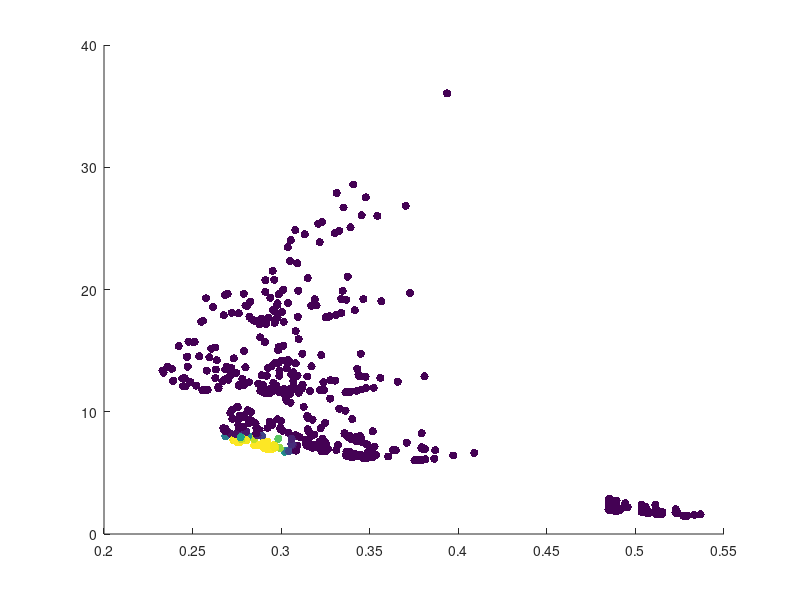

This chart was generated by the following MATLAB code: (Note: this script raises an error after producing the figure.)
clc
clear
close all

folders = strcat({'..\'}, {'data','src'});
for k = 1:length(folders)
    addpath(folders{k})
end
%% Loading data
% loading the experiments data
load('Exp_Env_Data_Constrained.mat')
load('Exp_data_BootCamp_median_beta_0_05.mat')
%load('Plotting_Data.mat')
exp_result_Boot=returnedtruesettingbeta005;
frquency_Boot=sum(exp_result_Boot);
return_amount_Boot=sum(exp_result_Boot,2);
true_mean(:,1)=1+true_mean(:,1);%Change the negative utility rate to idle rate

fesible_systems=true_mean(true_mean(:,2)<feasible,:);
[optimal_primary,optimal_index]=min(fesible_systems(:,1));
optimal_system=fesible_systems(optimal_index,:);
%% Gnerating Used Plots
%Two figures were generated om thi sub block, which is the Fig6 in the
%first version manuscipt
figure
scatter(true_mean(:,1),true_mean(:,2),[],frquency_half,'filled')
hold on
p1=scatter(optimal_system(:,1),optimal_system(:,2),[],'r',LineWidth=1.5);
hold on
p2=yline(feasible,'r',LineWidth=1.5);
xlim([0.26 0.32])
ylim([6 9])
xlabel('Expected Average Idle Rate')
ylabel('Expected Average Waiting Time')
cb=colorbar();
ylabel(cb,'Frequency of Being Returned','FontSize',15,'Rotation',270,Position=[3.760952495393299,490.7676050786943,0])
cb.Ticks = 0:100:1000;
cb.TickLabels = num2cell(0:0.1:1) ;
h1=legend([p1 p2],{'Acceptable System','Constraint'});
set( h1, 'Box', 'on','Position',[0.148809449995557,0.185317463084818,0.367857134608286,0.120238091974032]) ;
set(gca,"LineWidth",1.5,"FontSize",15)
f = gcf;
savefig('Constrained_Opt\Frequency_Half_Constrian_Local.fig')
exportgraphics(f,'Constrained_Opt\Frequency_Half_Constrian_Local.png','Resolution',600)

figure
scatter(true_mean(:,1),true_mean(:,2),[],frquency_Boot,'filled')
hold on
scatter(optimal_system(:,1),optimal_system(:,2),[],'r',LineWidth=1.5)
hold on
yline(feasible,'r',LineWidth=1.5)
xlabel('Expected Average Idle Rate')
ylabel('Expected Average Waiting Time')
cb=colorbar();
caxis([0,1000])
cb.Ticks = 0:100:1000;
cb.TickLabels = num2cell(0:0.1:1) ;
ylabel(cb,'Frequency of Being Returned','FontSize',15,'Rotation',270,Position=[3.760952495393299,490.7676050786943,0])
xlim([0.26 0.32])
ylim([6 9])
set(gca,"LineWidth",1.5,"FontSize",15)
f = gcf;
savefig('Constrained_Opt\Frequency_Boot_Constrian_Local.fig')
exportgraphics(f,'Constrained_Opt\Frequency_Boot_Constrian_Local.png','Resolution',600)

%% Gnerating full plots
%In this subsection, we generated 4 colored scatter plots corresponding to
%3 different confidence regions and BOOTCOMP
optimal_system=fesible_systems(optimal_index,:);

true_mean=flip(true_mean);
frquency_ellipse=flip(frquency_ellipse);
frquency_box=flip(frquency_box);
frquency_half=flip(frquency_half);
frquency_Boot=flip(frquency_Boot);
figure
scatter(true_mean(:,1),true_mean(:,2),[],frquency_ellipse,'filled')
%title('Returned Frequency Ellipse')
hold on
p1=scatter(optimal_system(:,1),optimal_system(:,2),[],'r');
hold on
p2=yline(feasible,'r');
xlabel('Expected Average Idle Rate')
ylabel('Expected Average Waiting Time')
cb=colorbar();
ylabel(cb,'Propotion Being Returned','FontSize',11,'Rotation',270,Position=[3.38,503,0])
cb.Ticks = 0:100:1000;
cb.TickLabels = num2cell(0:0.1:1) ;
h1=legend([p1 p2],{'Acceptable System','Constraint'});
set( h1, 'Box', 'on', 'Color', [0.8,0.8,0.8], 'EdgeColor', get( h1, 'Color' )) ;
f = gcf;
savefig('Constrained_Opt\Frequency_Ellipe_full.fig')
exportgraphics(f,'Constrained_Opt\Frequency_Ellipe_full.png','Resolution',600)

figure
scatter(true_mean(:,1),true_mean(:,2),[],frquency_box,'filled')
colorbar
%title('Returned Frequency Box')
hold on
scatter(optimal_system(:,1),optimal_system(:,2),[],'r')
hold on
yline(feasible,'r')
xlabel('Expected Average Idle Rate')
ylabel('Expected Average Waiting Time')
cb=colorbar();
ylabel(cb,'Propotion Being Returned','FontSize',11,'Rotation',270,Position=[3.38,503,0])
cb.Ticks = 0:100:1000;
cb.TickLabels = num2cell(0:0.1:1) ;
f = gcf;
savefig('Constrained_Opt\Frequency_Box_full.fig')
exportgraphics(f,'Constrained_Opt\Frequency_Box_full.png','Resolution',600)

figure
scatter(true_mean(:,1),true_mean(:,2),[],frquency_half,'filled')%Scatter
%title('Returned Frequency Ellipse')
hold on
p1=scatter(optimal_system(:,1),optimal_system(:,2),[],'r');%Optimal system
hold on
p2=yline(feasible,'r');%Constraint
xlabel('Expected Average Idle Rate')%Labels
ylabel('Expected Average Waiting Time')
cb=colorbar();
ylabel(cb,'Propotion Being Returned','FontSize',11,'Rotation',270,Position=[3.38,503,0])
cb.Ticks = 0:100:1000;%Colorbar ticks
cb.TickLabels = num2cell(0:0.1:1) ;
h1=legend([p1 p2],{'Acceptable System','Constraint'});%Legend
set( h1, 'Box', 'on', 'Color', [0.8,0.8,0.8], 'EdgeColor', get( h1, 'Color' )) ;
rectangle('Position',[0.26 6 0.06 3])
f = gcf;%Saving graph
savefig('Constrained_Opt\Frequency_Half_full.fig')
exportgraphics(f,'Constrained_Opt\Frequency_Half_full.png','Resolution',600)

figure
scatter(true_mean(:,1),true_mean(:,2),[],frquency_Boot,'filled')
%title('Returned Frequency Ellipse')
hold on
p1=scatter(optimal_system(:,1),optimal_system(:,2),[],'r');
hold on
p2=yline(feasible,'r');
xlabel('Expected Average Idle Rate')
ylabel('Expected Average Waiting Time')
cb=colorbar();
ylabel(cb,'Propotion Being Returned','FontSize',11,'Rotation',270,Position=[3.38,503,0])
caxis([0,1000])
cb.Ticks = [0:100:1000];
cb.TickLabels = num2cell(0:0.1:1) ;
rectangle('Position',[0.26 6 0.06 3])
f = gcf;
savefig('Constrained_Opt\Frequency_Boot_full.fig')
exportgraphics(f,'Constrained_Opt\Frequency_Boot_full.png','Resolution',600)

%% Gnerating zoom-in plots
%In this subsection, we generated 4 local behavior of 
% colored scatter plots corresponding to 3 different confidence regions and
% BOOTCOMP. These were for zoom-in plots, whcih is not used.
figure
scatter(true_mean(:,1),true_mean(:,2),[],frquency_ellipse,'filled')
%title('Returned Frequency Ellipse')
hold on
p1=scatter(optimal_system(:,1),optimal_system(:,2),[],'r');
hold on
p2=yline(feasible,'r');
xlim([0.26 0.32])
ylim([6 9])
f = gcf;
savefig('Constrained_Opt\Frequency_Ellipsoid_local.fig')
exportgraphics(f,'Constrained_Opt\Frequency_Ellipsoid_local.png','Resolution',600)

figure
scatter(true_mean(:,1),true_mean(:,2),[],frquency_box,'filled')
%title('Returned Frequency Box')
hold on
scatter(optimal_system(:,1),optimal_system(:,2),[],'r')
hold on
yline(feasible,'r')
xlim([0.26 0.32])
ylim([6 9])
f = gcf;
savefig('Constrained_Opt\Frequency_Box_local.fig')
exportgraphics(f,'Constrained_Opt\Frequency_Box_local.png','Resolution',600)

figure
scatter(true_mean(:,1),true_mean(:,2),[],frquency_half,'filled')
%title('Returned Frequency Half')
hold on
scatter(optimal_system(:,1),optimal_system(:,2),[],'r')
hold on
yline(feasible,'r')
xlim([0.26 0.32])
ylim([6 9])
f = gcf;
savefig('Constrained_Opt\Frequency_Half_local.fig')
exportgraphics(f,'Constrained_Opt\Frequency_Half_local.png','Resolution',600)

figure
scatter(true_mean(:,1),true_mean(:,2),[],frquency_Boot,'filled')
caxis([0 1000])
%title('Returned Frequency Boot')
hold on
scatter(optimal_system(:,1),optimal_system(:,2),[],'r')
hold on
yline(feasible,'r')
xlim([0.26 0.32])
ylim([6 9])
f = gcf;
savefig('Constrained_Opt\Frequency_Boot_local.fig')
exportgraphics(f,'Constrained_Opt\Frequency_Boot_local.png','Resolution',600)
%% Reporting Type I error and Generating Returned Amount Histo
disp('Type I error of FOSSA Ellipsoid is')
frquency_ellipse(find(true_mean(:,1) ==optimal_system(:,1)))
disp('Type I error of FOSSA Box is')
frquency_box(find(true_mean(:,1) ==optimal_system(:,1)))
disp('Type I error of FOSSA HalfBox is')
frquency_half(find(true_mean(:,1) ==optimal_system(:,1)))
disp('Type I error of BootComp is')
frquency_Boot(find(true_mean(:,1) ==optimal_system(:,1)))

BW=1;
figure
histogram(return_amount_ellipse,BinWidth=BW)
hold on
histogram(return_amount_box,BinWidth=BW)
hold on
histogram(return_amount_half,BinWidth=BW)
hold on
histogram(return_amount_Boot,BinWidth=BW)
h1=legend({'Ellipsoid','Box','Half-box','BootComp'});
xlabel('Subset Size')
ylabel('Frequency')
set( h1,'Box', 'off','Position',[0.434523796511722,0.711507941049243,0.192857139823692,0.165476185934884]);
f = gcf;
savefig('Constrained_Opt\SubsetSize_Constrained.fig')
exportgraphics(f,'Constrained_Opt\SubsetSize_Constrained.png','Resolution',600)
%title('Size of Returned Subset')
%% Standardize the Performance
true_mean=flip(true_mean);
utility=true_mean(:,1);
waiting_time=true_mean(:,2);
utility_min=min(utility);
utility_max=max(utility);
utility_range=utility_max-utility_min;
waiting_time_min=min(waiting_time);
waiting_time_max=max(waiting_time);
waiting_time_range=waiting_time_max-waiting_time_min;

standardized_mean(:,1)=(true_mean(:,1)-utility_min)/utility_range;
standardized_mean(:,2)=(true_mean(:,2)-waiting_time_min)/waiting_time_range;
standardized_optimal_primary=(optimal_primary-utility_min)/utility_range;
standardized_feasible=(feasible-waiting_time_min)/waiting_time_range;

standard_point=[standardized_optimal_primary,standardized_feasible];

quality_all= quality_Constrained(standardized_mean,standard_point);
%quality_returned= quality_all(logical(return_index_ellipse),:);
%%
quality_storage=zeros(4,macro_replications);
for rep=1:macro_replications
    temp=exp_result_ellipse(rep,:);
    quality_returned=quality_all(logical(temp),:);
    quality_storage(1,rep)=mean(quality_returned);
    
    temp=exp_result_box(rep,:);
    quality_returned=quality_all(logical(temp),:);
    quality_storage(2,rep)=mean(quality_returned);

    temp=exp_result_half(rep,:);
    quality_returned=quality_all(logical(temp),:);
    quality_storage(3,rep)=mean(quality_returned);

    temp=exp_result_Boot(rep,:);
    quality_returned=quality_all(logical(temp),:);
    quality_storage(4,rep)=mean(quality_returned);
end


figure
average_quality_ellipse=quality_storage(1,:);
histogram(average_quality_ellipse,BinWidth=0.001)
hold on
average_quality_box=quality_storage(2,:);
histogram(average_quality_box,BinWidth=0.001)
hold on
average_quality_half=quality_storage(3,:);
histogram(average_quality_half,BinWidth=0.001)
hold on
average_quality_Boot=quality_storage(4,:);
histogram(average_quality_Boot,BinWidth=0.001)

h1=legend({'Ellipsoid','Box','Half-box','BootComp'});
xlabel('Average Quality')
ylabel('Frequency')
set( h1,'Box', 'off','Position',[0.161309510797436,0.704365083906386,0.192857139823692,0.165476185934884]);
%title('Avergae Quality of Returned Subset')
f = gcf;
savefig('Constrained_Opt\Average Quality_Constrained.fig')
exportgraphics(f,'Constrained_Opt\Average Quality_Constrained.png','Resolution',600)

%%
figure
p1=histogram(quality_all,BinWidth=0.05,FaceColor=[200 200 200]/255);
set(gca,'Box','off')
hold on
temp=exp_result_half(rep,:);
quality_returned=quality_all(logical(temp),:);
p2=histogram(quality_returned,BinWidth=0.05,FaceColor=	"#EDB120",FaceAlpha=1);
set(gca,'Box','off')
h1=legend([p2,p1],{'$\mathcal{S}^{\mathrm{FOSSA}}$','Other systems'},'Interpreter','latex');
set( h1,'Box', 'off','Position',[0.06202381798554,0.757960320383784,0.374999991538269,0.137999996423722]);
xlabel('Distance to Acceptability')
ylabel('Number of Systems')
f = gcf;
set(gcf, 'Position', [100 100 600 250]); 
savefig('Constrained_Opt\Quality of Returned Systems_Constrained.fig')
exportgraphics(f,'Constrained_Opt\Quality of Returned Systems_Constrained.png','Resolution',600)
%% 
load('Exp_data_time_constrained.mat')

disp('The 10%quantile mean and 90%quantile of running time of FOSSA Elipsoid are')
quantile(time_result_ellipse,0.1)
mean(time_result_ellipse)
quantile(time_result_ellipse,0.9)
disp('The 10%quantile mean and 90%quantile of running time of FOSSA Box are')
quantile(time_result_box,0.1)
mean(time_result_box)
quantile(time_result_box,0.9)
disp('The 10%quantile mean and 90%quantile of running time of FOSSA HalfBox are')
quantile(time_result_half,0.1)
mean(time_result_half)
quantile(time_result_half,0.9)
disp('The 10%quantile mean and 90%quantile of running time of BootComp are')
quantile(time_result_Boot,0.1)
mean(time_result_Boot)
quantile(time_result_Boot,0.9)

%%
disp('The 10%quantile mean and 90%quantile of average quanlity of returned subset(FOSSA Elipsoid) are')
quantile(average_quality_ellipse,0.1)
mean(average_quality_ellipse)
quantile(average_quality_ellipse,0.9)
disp('The 10%quantile mean and 90%quantile of average quanlity of returned subset(FOSSA Box) are')
quantile(average_quality_box,0.1)
mean(average_quality_box)
quantile(average_quality_box,0.9)
disp('The 10%quantile mean and 90%quantile of average quanlity of returned subset(FOSSA HalfBox) are')
quantile(average_quality_half,0.1)
mean(average_quality_half)
quantile(average_quality_half,0.9)
disp('The 10%quantile mean and 90%quantile of average quanlity of returned subset(BootComp) are')
quantile(average_quality_Boot,0.1)
mean(average_quality_Boot)
quantile(average_quality_Boot,0.9)
%%
disp('The 10%quantile mean and 90%quantile of size of returned subset(FOSSA Elipsoid) are')
quantile(return_amount_ellipse,0.1)
mean(return_amount_ellipse)
quantile(return_amount_ellipse,0.9)
disp('The 10%quantile mean and 90%quantile of size of returned subset(FOSSA Box) are')
quantile(return_amount_box,0.1)
mean(return_amount_box)
quantile(return_amount_box,0.9)
disp('The 10%quantile mean and 90%quantile of size of returned subset(FOSSA HalfBox) are')
quantile(return_amount_half,0.1)
mean(return_amount_half)
quantile(return_amount_half,0.9)
disp('The 10%quantile mean and 90%quantile of size of returned subset(FOSSA BootComp) are')
quantile(return_amount_Boot,0.1)
mean(return_amount_Boot)
quantile(return_amount_Boot,0.9)
%% Scatter instance
figure
scatter(true_mean(:,1),true_mean(:,2),'black','filled','MarkerFaceAlpha',.2,'MarkerEdgeAlpha',.2)
set(gca,'linewidth',1.5,'fontsize',15)
%title('Returned Frequency Ellipse')
%hold on
%p2=yline(5,'r');
xlabel('Expected Average Idle Rate')
ylabel('Expected Average Waiting Time')
f = gcf;
savefig('Problem Instance\Scatter_All_Systems.fig')
exportgraphics(f,'Problem Instance\Scatter_All_Systems.png','Resolution',600)
%% Scatter of samples form one specific system
load('Simulation_Data.mat')

sample_size=50000;
transparency=0.008;
system_index=1000;%Change here to see different systems
temp=record(system_index,:,1:sample_size);
temp=reshape(temp,2,sample_size);
temp=temp';
temp(:,1)=1-temp(:,1);

figure
scatter(temp(1:1000,1),temp(1:1000,2),'black')
xlabel('Average Idle Rate')
ylabel('Average Waiting Time')
f = gcf;
savefig('Problem Instance\Scatter_one_System_Dots_1000.fig')
exportgraphics(f,'Problem Instance\Scatter_one_System_Dots_1000.png','Resolution',600)

figure
scatter(temp(:,1),temp(:,2),'black','filled','MarkerFaceAlpha',transparency,'MarkerEdgeAlpha',transparency)
set(gca,'linewidth',1.5,'fontsize',15)
xlabel('Average Idle Rate')
ylabel('Average Waiting Time')
f = gcf;
savefig('Problem Instance\Scatter_one_System_cloud_10000.fig')
exportgraphics(f,'Problem Instance\Scatter_one_System_cloud_10000.png','Resolution',600)
% This a figure of probability cloud of samples from the normal distn
% taking the sample mean of sample covaraince of slected system as the true parameter
%It is printed for showing the normality of slected system
NV = mvnrnd(mean(temp),cov(temp),sample_size);
%NV = mvnrnd(mean(temp),cov(temp),10000);
figure
scatter(NV(:,1),NV(:,2),'black','filled','MarkerFaceAlpha',transparency,'MarkerEdgeAlpha',transparency)
ylim=[22,34];
xlabel('Average Idle Rate')
ylabel('Average Waiting Time')
f = gcf;
savefig('Problem Instance\Scatter_Normal_cloud_10000.fig')
exportgraphics(f,'Problem Instance\Scatter_Normal_cloud_10000.png','Resolution',600)

%% The histogram of correlation coefficent of all systems
load('Simulation_Data.mat')
record(:,1,:)=1-record(:,1,:);
corelation_stoarage=zeros(1001,1);
for rep =1:1001
    temp=record(rep,:,:);
    temp=reshape(temp,2,50000);
    temp=cov(temp');
    corelation_stoarage(rep,1)=temp(2,1)/sqrt(temp(1,1)*temp(2,2));
end
figure
histogram(corelation_stoarage)
xlabel('Correlation Coefficient')
ylabel('Frequency')
f = gcf;
savefig('Problem Instance\Histo_Correlation.fig')
exportgraphics(f,'Problem Instance\Histo_Correlation.png','Resolution',600)

%%
for k = 1:length(folders)
    rmpath(folders{k})
end